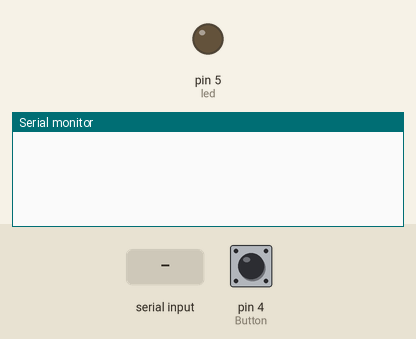
The sketch below on a simulated Arduino Uno, built with avr-gcc and run on an emulated ATmega328P. Shown: output pins drawn as LEDs (lit = HIGH), the last lines printed to the serial monitor. The test bench sets the inputs (shaded band); at power-on: pin 4 (Button) HIGH.

Above: at 1.2 s.
1.3 s: "a" received over the second serial link
At 2.0 s:
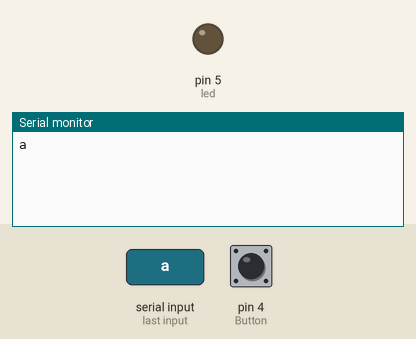
2.8 s: "1" received over the second serial link
At 3.1 s:
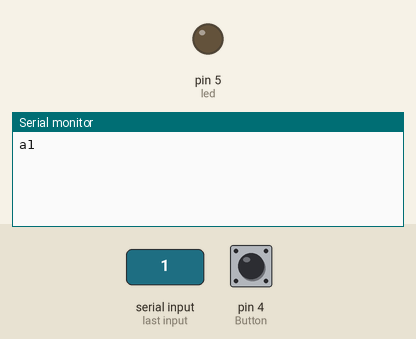

Measured:
- after the input at 1.3 s, the serial monitor: prints a new line at once (image 1)
- after the input at 2.8 s, the serial monitor: prints a new line at once (image 2)

The sketch:

Slave.ino
```cpp
 #include<SoftwareSerial.h>
  SoftwareSerial BTSerial(3,2);
  int Button =4;
  int led=5;
void setup() {
  Serial.begin(9600);
  BTSerial.begin(9600);
  pinMode(Button,INPUT_PULLUP);
  pinMode(led,OUTPUT);

}

void loop() {
 int button= digitalRead(Button);
  if(BTSerial.available()>0)
 {

       Serial.write(BTSerial.read());
 }
 if(BTSerial.read()=='a')
 {
  digitalWrite(led,HIGH);

 }
 else
 {
  digitalWrite(led,LOW);
 }
 if(button==LOW)
{
  BTSerial.println("b");
 }

 }
```
